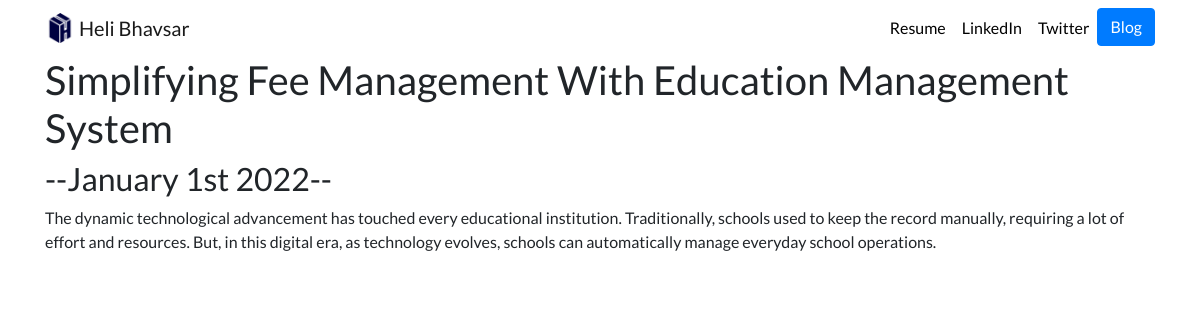
The page /blog/1 on the database its author committed.
### blog/models.py (models this page shows, shortened)
class Blog(models.Model):
    title = models.CharField(max_length=100)
    description = models.CharField(max_length=5000)
    date = models.DateTimeField()
    image = models.ImageField(blank=True,upload_to='blog/images')

### blog/views.py (the view)
# urls.py: path('<int:blog_id>', views.detail, name="detail"),
def detail(request, blog_id):
    blog=get_object_or_404(Blog, pk=blog_id)
    return render(request, 'blog/detail.html',{'blog':blog})

### blog/templates/blog/detail.html
{% extends 'portfolio/base.html' %}
{% block content %}
<h1>{{ blog.title }}</h1>
<h2>--{{ blog.date|date:'F jS Y' }}--</h2>
{{blog.description}}
{% endblock %}

### portfolio/static/portfolio/custom.css (style rules this page uses)
body { font-family: 'Lato', sans-serif; }

### rows shown on the page
Blog: title "Simplifying Fee Management With Education Management System", date "January 1st 2022", description "The dynamic technological advancement has touched every educational institution. Traditionally, schools used to keep the record manually, requiring a lot of effort and resources. But, in this digital era, as technology evolves, schools can automatically manage everyday school operations."
